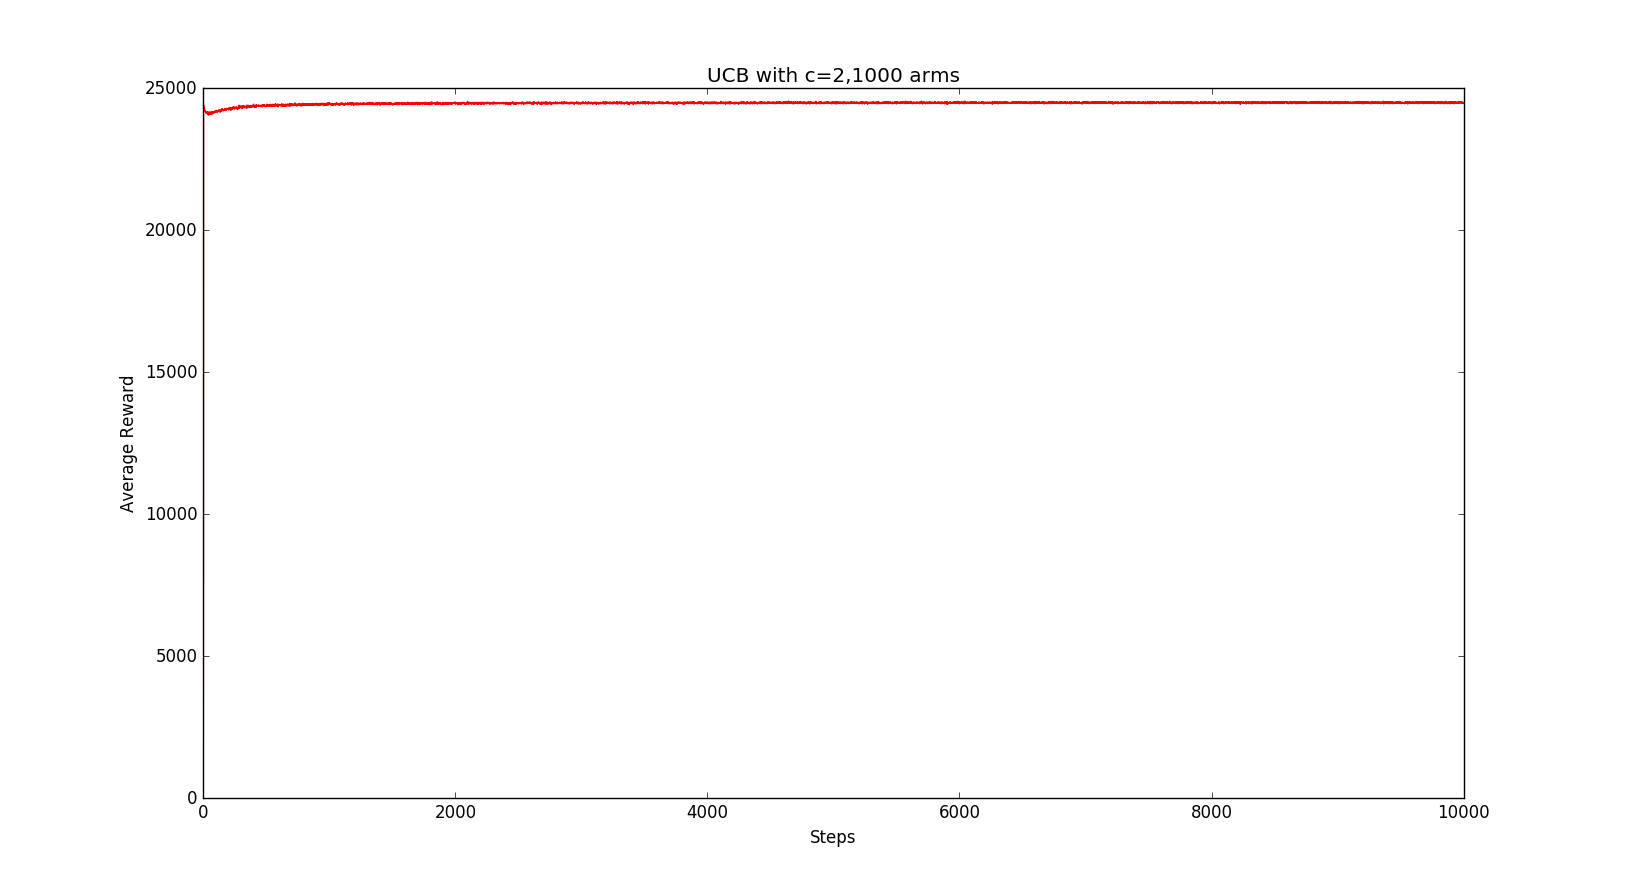

This figure's Python source:
import numpy as np
from random import randint
from numpy.random import choice
import matplotlib.pyplot as plt
import random
import sys
import multiprocessing 
from multiprocessing import Process
import copy_reg
import types

class UCB():
	def __init__(self):
		self.gaussian_rewards()

# Function which returns the gaussian reward distribution 

	def gaussian(self,mean):
		gaussian=np.random.normal(mean,1,10000)
		return gaussian

# Mean of reward distribution has been sampled using the randint function

	def gaussian_rewards(self):
		self.arms=[]
		means=np.random.randint(-50,50,1000)
		for i in range(1000):
			self.arms.append(np.random.normal(means[i],1,10000))
		self.iter()

# 10000 Iterations of the arms 
	def trials(self,reward,result):
#Confidence bound=2
		Confidence_bound=2

		Q=[0 for i in range(1000)]
		Qt=[100 for i in range(1000)]
		count=[1 for i in range(1000)]
		count=np.array(count)
		t=0
		for k in range(1000):
			Q[k]=self.arms[k][randint(0,9999)]
		for inner in range(1,10000):
			maxvalueE=Qt.index(max(Qt))
			t=t+1
			count[maxvalueE]=count[maxvalueE]+1
			Rt=self.arms[maxvalueE][randint(0,9999)]
			Q[maxvalueE]=Q[maxvalueE]+(Rt-Q[maxvalueE])/count[maxvalueE]
			for z in range(1000):
				if count[z]!=0:
					Qt[z]=Q[z]+Confidence_bound*np.sqrt(np.log(t)/count[z])
				else:
					Qt[z]=100000
			reward[inner]=reward[inner]+Rt
		result.put(reward)

# Running the 1000 bandit problem for averaging

	def iter(self):
		armcount=[0 for i in range(1000)]	
		reward=[0 for i in range(10000)]

# Instead of Threading multiprocessing has been used to use the 4 cores effectively

		result=multiprocessing.Queue()
		jobs=[]
		for i in range(1000):
			p=Process(target=self.trials,args=(reward,result))
			jobs.append(p)
			p.start()
		final_reward=np.array([0 for i in range(10000)])
		for i in range(1000):
			final_reward=final_reward+np.array(result.get())


# ERROR has been commited here as the final_reward is to be divided by 1000 instead of 2
		final_reward=final_reward/2

# Plottig Section
		plt.plot(final_reward,'r')
		plt.ylabel('Average Reward')
		plt.xlabel('Steps')
		plt.title('UCB with c=2,1000 arms')	
		plt.show()

if __name__=='__main__':


	def _pickle_method(m):
		if m.im_self is None:
			return getattr, (m.im_class, m.im_func.func_name)
		else:
			return getattr, (m.im_self, m.im_func.func_name)

	copy_reg.pickle(types.MethodType, _pickle_method)
	obj=UCB()
